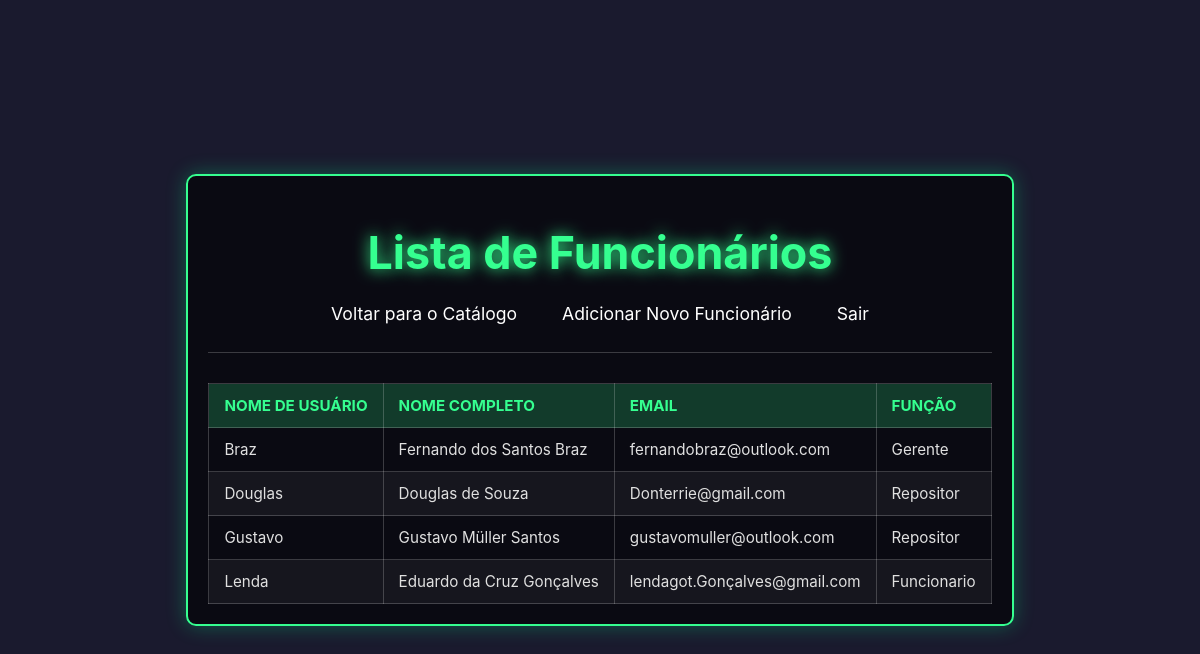
/funcionarios.php (signed in), run on an earlier commit of the app's database.
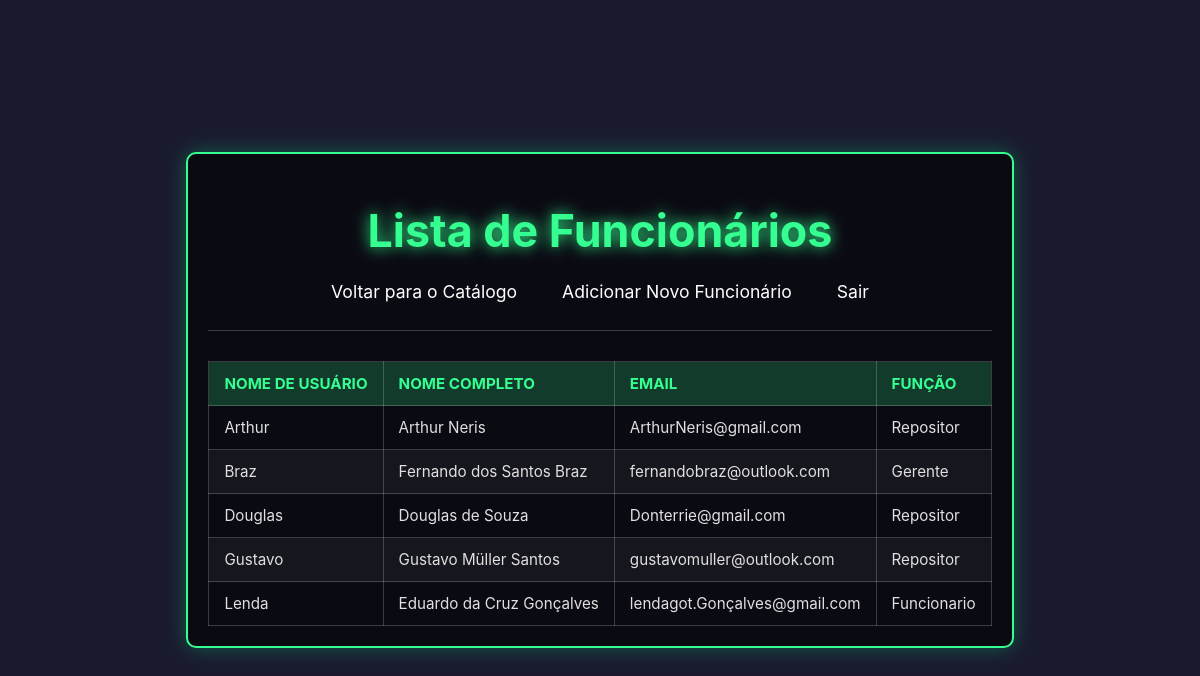
And on a later commit of the database.
### tables this page shows
CREATE TABLE `funcionarios` (
  `idfunc` int(11) NOT NULL,
  `username` varchar(20) NOT NULL,
  `senha` varchar(255) NOT NULL,
  `nome_completo` varchar(50) NOT NULL,
  `email` varchar(100) NOT NULL,
  `funcao` varchar(20) NOT NULL
);

### funcionarios.php (the view, shortened to what this page needs)
<?php
require_once 'database.php';
$funcionarios = [];
$sql = "SELECT username, nome_completo, email, funcao FROM funcionarios ORDER BY username ASC";
$result = mysqli_query($conexao, $sql);
if ($result) {
    if (mysqli_num_rows($result) > 0) {
        while ($row = mysqli_fetch_assoc($result)) {
            $funcionarios[] = $row;
        }
    }
} else {
    echo "Erro ao buscar funcionários: " . mysqli_error($conexao);
}
?>
<!DOCTYPE html>
<html lang="pt-br">
<head>
    <link rel="stylesheet" href="estilo.css">
</head>
<body>
    <div class="container">
        <header>
            <h1>Lista de Funcionários</h1>
            <div class="links">
                <a href="index.php">Voltar para o Catálogo</a>
                <a href="adicionar_func.php">Adicionar Novo Funcionário</a>
                <a href="logout.php">Sair</a>
            </div>
        </header>
        <?php if (!empty($funcionarios)): ?>
            <table class="func-table">
                <thead>
                    <tr>
                        <th>Nome de Usuário</th>
                        <th>Nome Completo</th>
                        <th>Email</th>
                        <th>Função</th>
                    </tr>
                </thead>
                <tbody>
                    <?php foreach ($funcionarios as $funcionario): ?>
                        <tr>
                            <td><?php echo htmlspecialchars($funcionario['username']); ?></td>
                            <td><?php echo htmlspecialchars($funcionario['nome_completo']); ?></td>
                            <td><?php echo htmlspecialchars($funcionario['email']); ?></td>
                            <td><?php echo htmlspecialchars(ucfirst($funcionario['funcao'])); ?></td>
                        </tr>
                    <?php endforeach; ?>
                </tbody>
            </table>
        <?php else: ?>
            <p class="no-employees">Nenhum funcionário cadastrado no momento.</p>
        <?php endif; ?>
    </div>
</body>
</html>

### estilo.css (style rules this page uses)
body { margin: 0; display: flex; justify-content: center; align-items: center; min-height: 100vh; background: #111; width: 100%; overflow-x: hidden; font-family: 'Inter', sans-serif; color: #fff; }

### funcionarios.php (style rules this page uses)
body { background: #1a1a2e; color: #e0e0e0; font-family: 'Inter', sans-serif; }
.container { max-width: 1200px; margin: 40px auto; padding: 20px; background-color: rgba(0, 0, 0, 0.6); border-radius: 10px; box-shadow: 0 0 20px rgba(0, 255, 144, 0.3); backdrop-filter: blur(5px); border: 2px solid #35ff90; }
header { text-align: center; margin-bottom: 30px; padding-bottom: 20px; border-bottom: 1px solid rgba(255, 255, 255, 0.2); }
header h1 { color: #35ff90; font-size: 2.8em; text-shadow: 0 0 15px #35ff90; margin-bottom: 10px; }
.links { margin-top: 15px; display: flex; justify-content: center; flex-wrap: wrap; gap: 15px; }
.links a { color: #fff; text-decoration: none; font-size: 1.1em; padding: 8px 15px; border-radius: 20px; transition: background-color 0.3s ease, color 0.3s ease; }
.func-table { width: 100%; border-collapse: collapse; margin-top: 30px; }
.func-table th, .func-table td { border: 1px solid rgba(255, 255, 255, 0.2); padding: 12px 15px; text-align: left; font-size: 0.95em; }
.func-table th { background-color: rgba(53, 255, 144, 0.2); color: #35ff90; font-weight: bold; text-transform: uppercase; }
.func-table tr:nth-child(even) { background-color: rgba(255, 255, 255, 0.05); }

What changed in the data, as far as the page shows it:
added funcionarios: username "Arthur", nome_completo "Arthur Neris", email "ArthurNeris@gmail.com", funcao "Repositor"
